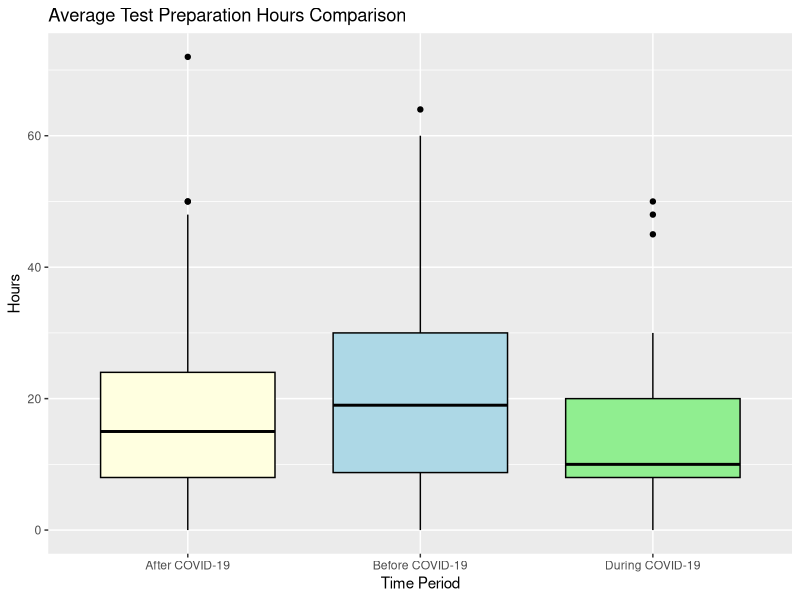

Here is the R script that generated this plot:
## ---- chunk 1
library(ggplot2)
library(dplyr)
library("tidyverse")

## ---- chunk 2
data <- read.csv("group_16.csv", header= TRUE, sep=";")
# preprocessing

# Split the string into parts
split_parts <- strsplit(data$Antwort.1, "; ")
split_parts2 <- strsplit(data$Antwort.2, "; ")
split_parts3 <- strsplit(data$Antwort.3, "; ")

# Create new columns based on split parts
new_columns <- t(sapply(split_parts, function(x) {
  parts <- strsplit(x, ": ")
  setNames(as.numeric(sapply(parts, function(y) y[2])), sapply(parts, function(y) paste0("Antwort1", y[1])))
}))

new_columns2 <- t(sapply(split_parts2, function(x) {
  parts <- strsplit(x, ": ")
  setNames(as.numeric(sapply(parts, function(y) y[2])), sapply(parts, function(y) paste0("Antwort2", y[1])))
}))

new_columns3 <- t(sapply(split_parts3, function(x) {
  parts <- strsplit(x, ": ")
  setNames(sapply(parts, function(y) y[2]), sapply(parts, function(y) paste0("Antwort3", y[1])))
}))

# Combine the new columns with the original data frame
data_p <- cbind(data[c(1,2,3)], new_columns, new_columns2, new_columns3)

# Rename the columns
colnames(data_p) <- c("gender", "age", "academic.program",
                    "test.prep.dur", "test.prep.bef","test.prep.af","ects.fail.dur","semesters.dur",
                    "ects.fail.bef","semesters.bef","ects.fail.af","semesters.af",
                    "source.dur","source.bef","source.af")


# Replace values based on condition
data_p$academic.program <- ifelse(grepl("Data Science", data_p$academic.program), "Data Science / MSc / TU WIen", data_p$academic.program)

data_p$gender = as.factor(data_p$gender)
data_p$academic.program = as.factor(data_p$academic.program)
data_p$source.dur = as.factor(data_p$source.dur)
data_p$source.bef = as.factor(data_p$source.bef)
data_p$source.af = as.factor(data_p$source.af)

#remove NaN
data_p = na.omit(data_p)

## ---- chunk 3
#print out statistics
# Convert the data frame to long format
data_long <- data_p %>%
  pivot_longer(cols = c(test.prep.bef,test.prep.dur,test.prep.af), names_to = "Period", values_to = "Hours")

# Calculate statistics for each time period
statistics <- data_long %>%
  group_by(Period) %>%
  summarize(
    Mean = mean(Hours),
    Median = median(Hours),
    SD = sd(Hours)
  )

# Print the formatted statistics
print(statistics)



# Create a boxplot for each column
# we exclude row 21 because of unrealistic values
ggplot(data_p[-20,]) +
  geom_boxplot(aes(x = "Before", y = test.prep.bef), fill = "lightblue", color = "black") +
  geom_boxplot(aes(x = "During", y = test.prep.dur), fill = "lightgreen", color = "black") +
  geom_boxplot(aes(x = "After", y = test.prep.af), fill = "lightyellow", color = "black") +
  labs(x = "Time Period", y = "Hours", title = "Average Test Preparation Hours Comparison") +
  scale_x_discrete(labels = c("Before" = "Before COVID-19", "During" = "During COVID-19", "After" = "After COVID-19"))
